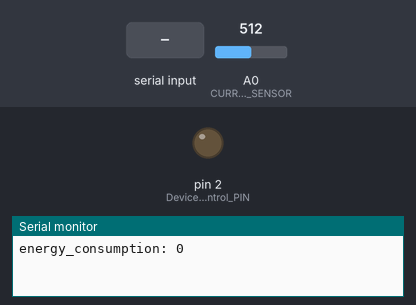
This sketch was run on a simulated Arduino Uno, built with avr-gcc and run on an emulated ATmega328P. Shown: output pins drawn as LEDs (lit = HIGH), the last lines printed to the serial monitor. The inputs (shaded band) are chosen by the test bench; at power-on: A0 (CURRENT_SENSOR) = 512.

Above: at 1.2 s.
1.3 s: "30,150\n" received over the second serial link
At 2.8 s:
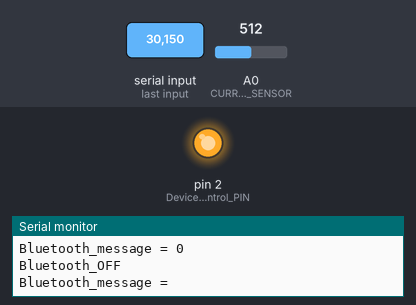
Timing chart, 0 to 4.3 s (numbered marks = the images above; inputs shaded):
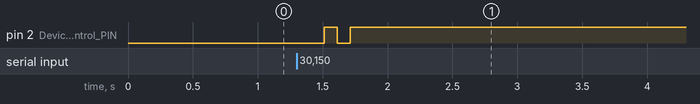

The sketch:

socket_arduino.ino
```cpp
#include <SoftwareSerial.h>
#include <SPI.h>
#include <Mirf.h>
#include <nRF24L01.h>
#include <MirfHardwareSpiDriver.h>

#define ADDRESS "socket"
#define SEND_ADDRESS "sink"
#define DEALAY_RATIO 20
#define CURRENT_SENSOR A0 // Analog input pin that sensor is attached to
#define ON 1
#define OFF 0

float amplitude_current;               //amplitude current
float effective_value;       //effective current

unsigned long sent_message_payload = 0;
unsigned long received_message_payload = 0;

SoftwareSerial mySerial(5, 6); //

unsigned long energy_consumption = 0;

char incomingByte;
int  Device_Control_PIN = 2;

uint16_t delays_number = 0;

boolean device_status = ON;

void setup() {
  mySerial.begin(9600);
  Serial.begin(9600);
  pinMode(CURRENT_SENSOR, INPUT);
  Mirf.spi = &MirfHardwareSpi;

  Mirf.init();

  Mirf.setRADDR((byte *) ADDRESS);

  Mirf.payload = sizeof(unsigned long);

  Mirf.config();

  pinMode(Device_Control_PIN, OUTPUT);
}

void loop() {

  if (mySerial.available() > 0) {
    incomingByte = mySerial.read();
    Serial.print("Bluetooth_message = ");
    Serial.println(incomingByte);

    incomingByte = incomingByte - '0';
    if(incomingByte == ON) {
       digitalWrite(Device_Control_PIN, LOW);
       device_status = ON;
       Serial.println("Bluetooth_ON");
    }
    if(incomingByte == OFF) {
       digitalWrite(Device_Control_PIN, HIGH);
       device_status = OFF;
       Serial.println("Bluetooth_OFF");
    }
  }

  if(Mirf.dataReady()){

    Mirf.getData((byte *) &received_message_payload);

    incomingByte = (uint8_t) received_message_payload;

    Serial.print("NRF_message = ");
    Serial.println(incomingByte);

    if(incomingByte == ON) {
       digitalWrite(Device_Control_PIN, LOW);
       device_status = ON;
       Serial.println("NRF_ON");
    }
    if(incomingByte == OFF) {
       digitalWrite(Device_Control_PIN, HIGH);
       device_status = OFF;
       Serial.println("NRF_OFF");
    }
  }

  //energy_consumption++;

  if( (delays_number % DEALAY_RATIO) == 0 && device_status == ON){
    int sensor_max;

    sensor_max = getMaxValue();
    //Serial.println(sensor_max);

    amplitude_current=(float)(sensor_max-512)/1024*5/100*1000000;
    //Serial.println(amplitude_current);

    effective_value=amplitude_current/1.414;
    //Serial.println(effective_value);

    energy_consumption = effective_value;
    mySerial.println(energy_consumption);

    Serial.print("energy_consumption: ");
    Serial.println(energy_consumption);

    sent_message_payload = energy_consumption;

    Mirf.setTADDR((byte *)SEND_ADDRESS);
    Mirf.send((byte *)&sent_message_payload);

    while(Mirf.isSending()){
    }
  }

  delays_number++;
  delay(50);
}

int getMaxValue()
{
    int sensorValue;             //value read from the sensor
    int sensorMax = 0;
    uint32_t start_time = millis();
    while((millis()-start_time) < 200)//sample for 1000ms
    {
        sensorValue = analogRead(CURRENT_SENSOR);
        if (sensorValue > sensorMax)
        {
            /*record the maximum sensor value*/
            sensorMax = sensorValue;
        }
    }
    return sensorMax;
}
```

Measured:
- after the input at 1.3 s, pin 2 (Device_Control_PIN): LOW → HIGH after 0.21 s, → LOW 0.10 s later, → HIGH 0.10 s later
